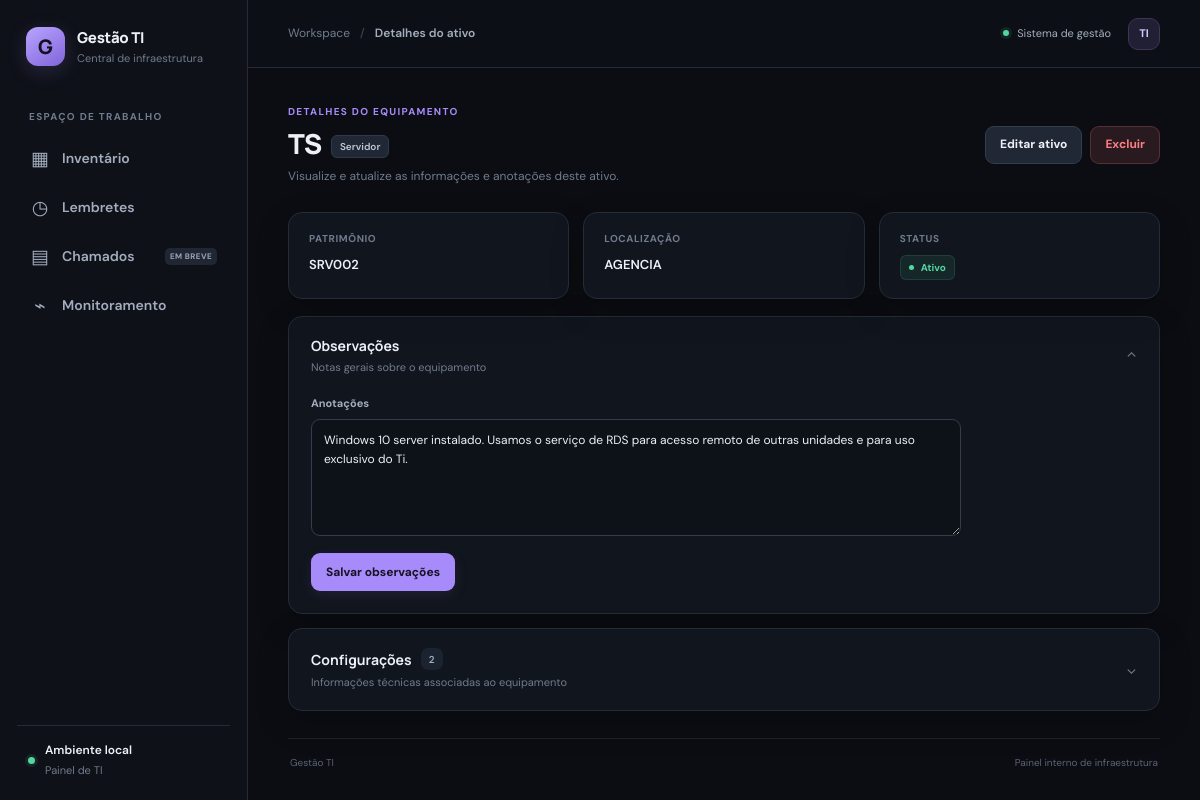
The page /ativo/1 on the database its author committed.
### database/models.py (models this page shows)
class Ativo(db.Model):
    __tablename__ = 'ativos'
    id = db.Column(db.Integer, primary_key=True)
    nome = db.Column(db.String(150), nullable=False)
    tipo = db.Column(db.String(50), nullable=False)
    patrimonio = db.Column(db.String(50))
    localizacao = db.Column(db.String(150))
    status = db.Column(db.String(30), default='Ativo')
    observacoes = db.Column(db.Text, default='')
    criado_em = db.Column(db.DateTime, default=agora)
    setor_id = db.Column(db.Integer, db.ForeignKey('setores.id'), index=True)
    configuracoes = db.relationship(
        'Configuracao', backref='ativo', lazy=True, cascade='all, delete-orphan'
    )

### services/ativo_services.py (the view)
def detalhe_ativo(ativo_id):
    ativo = db.get_or_404(Ativo, ativo_id)
    return render_template('detalhe_ativo.html', ativo=ativo)

### templates/detalhe_ativo.html (shortened to what this page needs)
{% extends "base.html" %}
{% block breadcrumb %}Detalhes do ativo{% endblock %}
{% block content %}
<section class="page-heading">
    <div><div class="eyebrow">DETALHES DO EQUIPAMENTO</div><h1>{{ ativo.nome }} <span class="type-label heading-type">{{ ativo.tipo }}</span></h1><p class="page-description">Visualize e atualize as informações e anotações deste ativo.</p></div>
    <div class="heading-actions"><a href="{{ url_for('editar_ativo', ativo_id=ativo.id) }}" class="btn btn-secondary">Editar ativo</a><form method="POST" action="{{ url_for('excluir_ativo', ativo_id=ativo.id) }}" class="inline-form" onsubmit="return confirm('Tem certeza de que deseja excluir este ativo?');"><button type="submit" class="btn btn-danger">Excluir</button></form></div>
</section>
<section class="details-grid">
    <article class="panel detail-card"><span class="detail-label">Patrimônio</span><strong>{{ ativo.patrimonio or 'Não informado' }}</strong></article>
    <article class="panel detail-card"><span class="detail-label">Localização</span><strong>{{ ativo.localizacao or 'Não informada' }}</strong></article>
    <article class="panel detail-card"><span class="detail-label">Status</span><strong><span class="status-badge {% if ativo.status == 'Ativo' %}status-active{% elif ativo.status == 'Em manutenção' %}status-maintenance{% elif ativo.status == 'Inativo' %}status-inactive{% else %}status-discarded{% endif %}"><span></span>{{ ativo.status }}</span></strong></article>
</section>
<details class="panel disclosure" open>
    <summary><span><strong>Observações</strong><small>Notas gerais sobre o equipamento</small></span><span class="disclosure-chevron">⌄</span></summary>
    <div class="disclosure-content"><form method="POST" action="{{ url_for('salvar_observacao', ativo_id=ativo.id) }}" class="form"><label class="field"><span>Anotações</span><textarea name="observacoes" rows="5" placeholder="Adicione informações úteis sobre este ativo...">{{ ativo.observacoes or '' }}</textarea></label><div><button type="submit" class="btn btn-primary">Salvar observações</button></div></form></div>
</details>
<details class="panel disclosure">
    <summary><span><strong>Configurações <span class="count-pill">{{ ativo.configuracoes|length }}</span></strong><small>Informações técnicas associadas ao equipamento</small></span><span class="disclosure-chevron">⌄</span></summary>
</details>
{% endblock %}

### rows shown on the page
Ativo: nome "TS", tipo "Servidor", patrimonio "SRV002", localizacao "AGENCIA", status "Ativo", observacoes "Windows 10 server instalado. Usamos o serviço de RDS para acesso remoto de outras unidades e para uso exclusivo do Ti."

### other values the page prints
{{ ativo.configuracoes|length }} "2"
